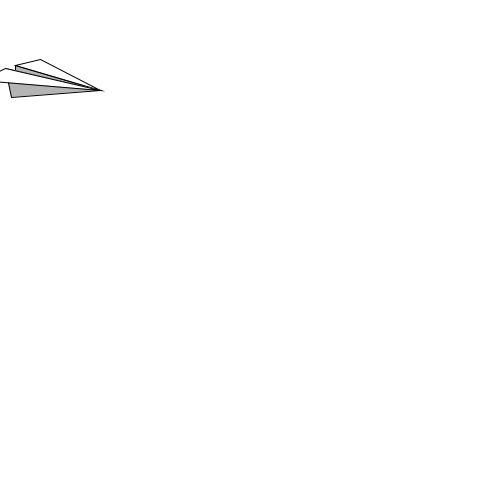
Frame 1 (no input)
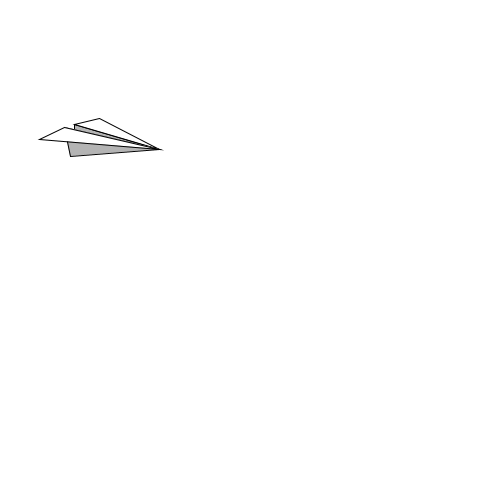
Frame 60 (the mouse pressed at the canvas centre just before this capture)
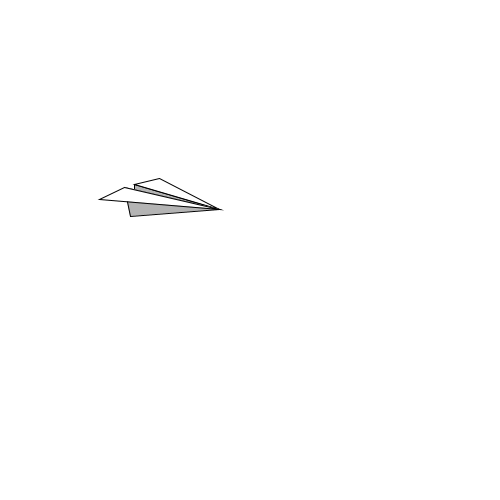
Frame 120 (the mouse held since frame 60 and released just before this capture)

The Processing sketch that drew these frames (run headless with seeded random() and noise(); from frame 60 on, the mouse is pressed at the canvas centre):

// Processing sketch: processing_130477
// ── processing_130477.pde

/*
JasonM
Paper Airplane Thing
1/27/2014

*/

//Using two variables for the tip of the paper airplane, I can draw a complex shape (four triangles) and easily move the airplane across the screen. tipx and tipy change each time the program draws to the screen.
int tipX = 100;
int tipY = 90;

void setup () {
background(235, 235, 235);
size (500,500);


}

void draw () {
    
   background(255);
   
beginShape(TRIANGLES);
fill(180);
vertex(tipX-85, tipY-7);
vertex(tipX, tipY);
vertex(tipX-85, tipY-25);
fill(255);
vertex(tipX-60, tipY-31);
vertex(tipX, tipY);
vertex(tipX-85, tipY-25);
fill(180);
vertex(tipX-95, tipY-22);
vertex(tipX, tipY);
vertex(tipX-89, tipY+7);
fill(255);
vertex(tipX-95, tipY-22);
vertex(tipX, tipY);
vertex(tipX-120, tipY-10);
endShape();

tipX = tipX + 1;
tipY = tipY + 1;

if (tipX > 500) {
tipX = 100;
tipY = 90;
}

};
